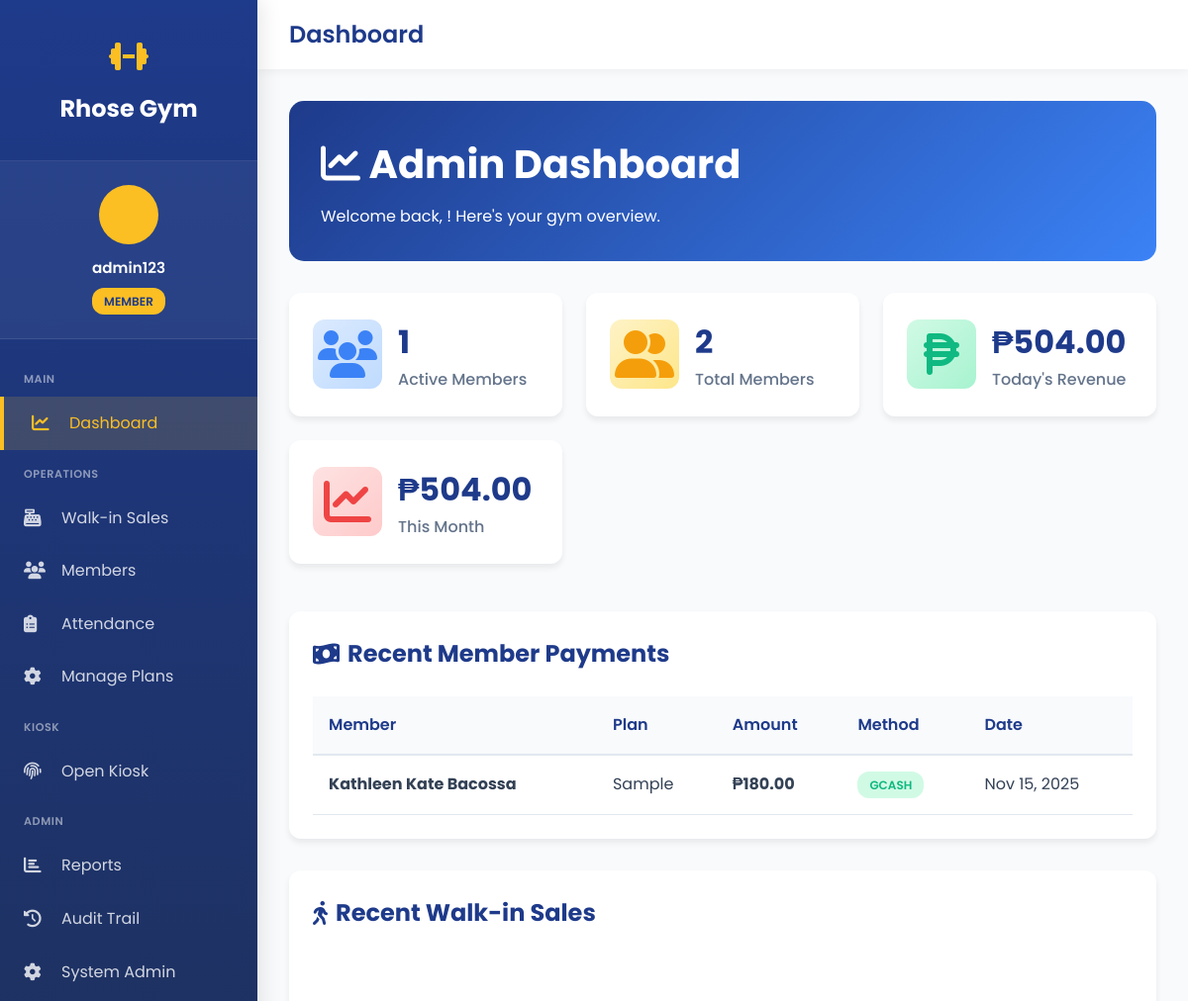
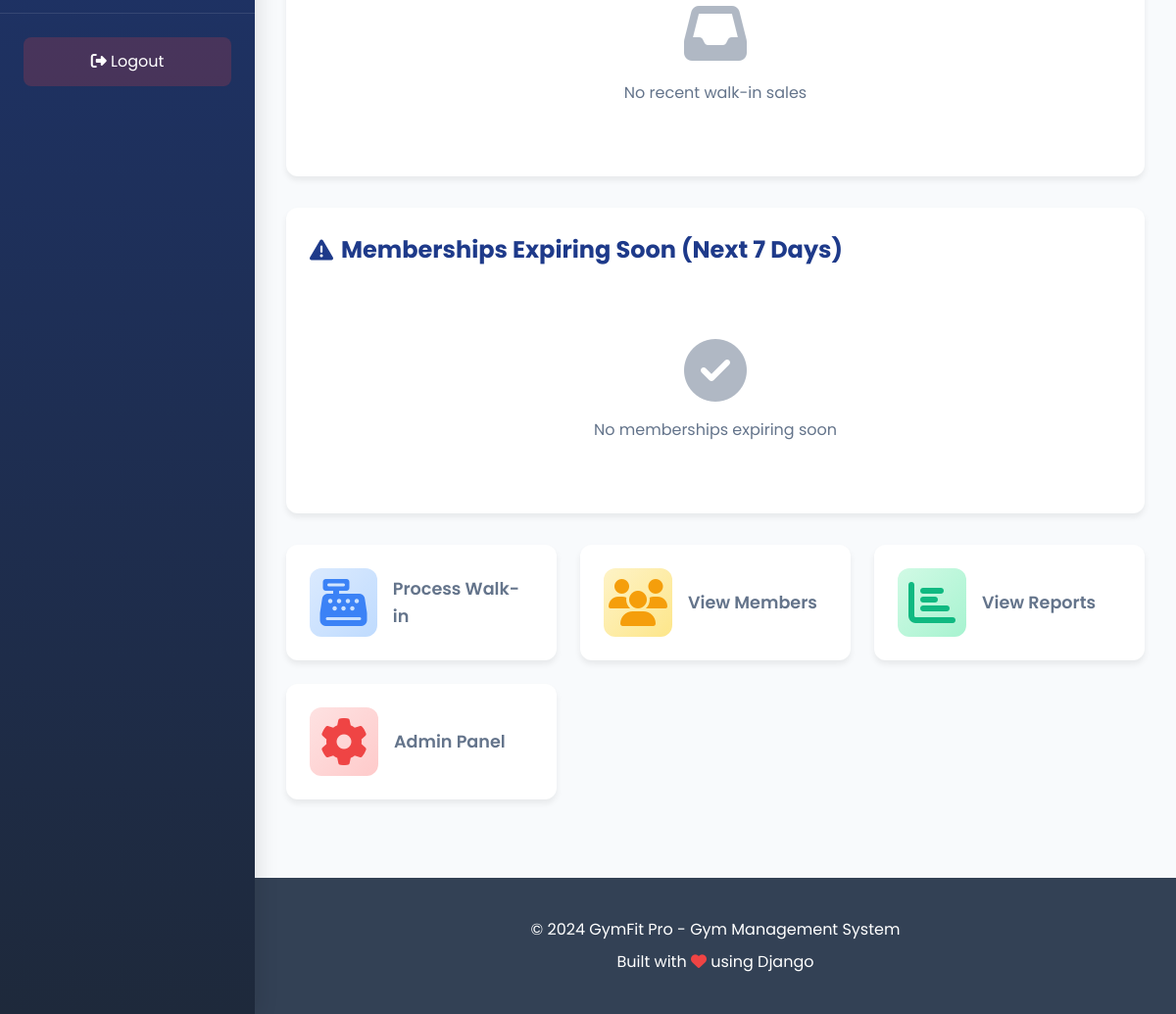
The page /dashboard/ (signed in) on the database its author committed (2 pictures, top to bottom).
### gym_app/models.py (models this page shows, shortened)
class User(AbstractUser):
    ROLE_CHOICES = [
        ('admin', 'Admin'),
        ('staff', 'Staff'),
        ('member', 'Member'),
    ]
    role = models.CharField(max_length=10, choices=ROLE_CHOICES, default='member')
    mobile_no = models.CharField(max_length=20, blank=True, null=True)
    address = models.TextField(blank=True, null=True)
    birthdate = models.DateField(blank=True, null=True)
    age = models.IntegerField(blank=True, null=True)
    kiosk_pin = models.CharField(
        max_length=6,
        blank=True,
        null=True,
        unique=True,
        help_text="6-digit PIN for kiosk check-in/out",
        verbose_name="Kiosk PIN"
    )
    created_at = models.DateTimeField(auto_now_add=True)
    updated_at = models.DateTimeField(auto_now=True)
    class Meta:
        db_table = 'users'
        verbose_name = 'User'
        verbose_name_plural = 'Users'
    def is_admin(self):
        return self.role == 'admin' or self.is_superuser

class Payment(models.Model):
    PAYMENT_METHOD_CHOICES = [
        ('cash', 'Cash'),
        ('gcash', 'GCash'),
        ('card', 'Card'),
    ]
    user = models.ForeignKey(User, on_delete=models.CASCADE, related_name='payments')
    membership = models.ForeignKey(UserMembership, on_delete=models.CASCADE, related_name='payments')
    amount = models.DecimalField(max_digits=10, decimal_places=2)
    method = models.CharField(max_length=10, choices=PAYMENT_METHOD_CHOICES)
    payment_date = models.DateTimeField(default=timezone.now)
    reference_no = models.CharField(max_length=50, blank=True, null=True)
    notes = models.TextField(blank=True, null=True)
    created_at = models.DateTimeField(auto_now_add=True)
    updated_at = models.DateTimeField(auto_now=True)
    class Meta:
        db_table = 'payments'
        verbose_name = 'Payment'
        verbose_name_plural = 'Payments'
        ordering = ['-payment_date']

class UserMembership(models.Model):
    STATUS_CHOICES = [
        ('active', 'Active'),
        ('expired', 'Expired'),
        ('cancelled', 'Cancelled'),
    ]
    user = models.ForeignKey(User, on_delete=models.CASCADE, related_name='memberships')
    plan = models.ForeignKey(MembershipPlan, on_delete=models.PROTECT, related_name='subscriptions')
    start_date = models.DateField()
    end_date = models.DateField()
    status = models.CharField(max_length=10, choices=STATUS_CHOICES, default='active')
    created_at = models.DateTimeField(auto_now_add=True)
    updated_at = models.DateTimeField(auto_now=True)
    class Meta:
        db_table = 'user_memberships'
        verbose_name = 'User Membership'
        verbose_name_plural = 'User Memberships'
        ordering = ['-start_date']

class MembershipPlan(models.Model):
    name = models.CharField(max_length=100)
    duration_days = models.IntegerField(help_text="Duration in days")
    price = models.DecimalField(max_digits=10, decimal_places=2)
    description = models.TextField(blank=True, null=True)
    is_active = models.BooleanField(default=True)
    created_at = models.DateTimeField(auto_now_add=True)
    updated_at = models.DateTimeField(auto_now=True)
    class Meta:
        db_table = 'membership_plans'
        verbose_name = 'Membership Plan'
        verbose_name_plural = 'Membership Plans'
        ordering = ['price']

### gym_app/views.py (the view)
# urls.py: path('dashboard/', views.dashboard, name='dashboard'),
@login_required
def dashboard(request):
    user = request.user
    if user.is_admin():
        return admin_dashboard(request)
    elif user.role == 'staff':
        return staff_dashboard(request)
    else:
        return member_dashboard(request)

### templates/gym_app/dashboard_admin.html (shortened to what this page needs)
{% extends 'gym_app/base_sidebar.html' %}
{% block content %}
{% load static %}
<link rel="stylesheet" href="{% static 'gym_app/css/pages/dashboard_admin.css' %}">
<div class="dashboard-header">
    <h1><i class="fas fa-chart-line"></i> Admin Dashboard</h1>
    <p>Welcome back, {{ user.get_full_name }}! Here's your gym overview.</p>
</div>
<div class="stats-grid">
    <div class="stat-card">
        <div class="stat-icon blue">
            <i class="fas fa-users"></i>
        </div>
        <div class="stat-info">
            <h3>{{ active_memberships }}</h3>
            <p>Active Members</p>
        </div>
    </div>
    <div class="stat-card">
        <div class="stat-icon gold">
            <i class="fas fa-user-friends"></i>
        </div>
        <div class="stat-info">
            <h3>{{ total_members }}</h3>
            <p>Total Members</p>
        </div>
    </div>
    <div class="stat-card">
        <div class="stat-icon green">
            <i class="fas fa-peso-sign"></i>
        </div>
        <div class="stat-info">
            <h3>₱{{ today_revenue|floatformat:2 }}</h3>
            <p>Today's Revenue</p>
        </div>
    </div>
    <div class="stat-card">
        <div class="stat-icon red">
            <i class="fas fa-chart-line"></i>
        </div>
        <div class="stat-info">
            <h3>₱{{ month_revenue|floatformat:2 }}</h3>
            <p>This Month</p>
        </div>
    </div>
</div>
<div class="table-container">
    <h2 class="section-title">
        <i class="fas fa-money-bill-wave"></i>
        Recent Member Payments
    </h2>
    {% if recent_payments %}
    <table>
        <thead>
            <tr>
                <th>Member</th>
                <th>Plan</th>
                <th>Amount</th>
                <th>Method</th>
                <th>Date</th>
            </tr>
        </thead>
        <tbody>
            {% for payment in recent_payments %}
            <tr>
                <td><strong>{{ payment.user.get_full_name }}</strong></td>
                <td>{{ payment.membership.plan.name }}</td>
                <td><strong>₱{{ payment.amount }}</strong></td>
                <td><span class="badge badge-active">{{ payment.method|upper }}</span></td>
                <td>{{ payment.payment_date|date:"M d, Y" }}</td>
            </tr>
            {% endfor %}
        </tbody>
    </table>
    {% else %}
    <div class="empty-state">
        <i class="fas fa-inbox"></i>
        <p>No recent payments</p>
    </div>
    {% endif %}
</div>
<div class="table-container">
    <h2 class="section-title">
        <i class="fas fa-walking"></i>
        Recent Walk-in Sales
    </h2>
    {% if recent_walkins %}
    <table>
        <thead>
            <tr>
                <th>Customer</th>
                <th>Pass Type</th>
                <th>Amount</th>
                <th>Method</th>
                <th>Date</th>
            </tr>
        </thead>
        <tbody>
            {% for walkin in recent_walkins %}
            <tr>
                <td><strong>{{ walkin.customer_name|default:"Anonymous" }}</strong></td>
                <td>{{ walkin.pass_type.name }}</td>
                <td><strong>₱{{ walkin.amount }}</strong></td>
                <td><span class="badge badge-active">{{ walkin.method|upper }}</span></td>
                <td>{{ walkin.payment_date|date:"M d, Y" }}</td>
            </tr>
            {% endfor %}
        </tbody>
    </table>
    {% else %}
    <div class="empty-state">
        <i class="fas fa-inbox"></i>
        <p>No recent walk-in sales</p>
    </div>
    {% endif %}
</div>
<div class="table-container">
    <h2 class="section-title">
        <i class="fas fa-exclamation-triangle"></i>
        Memberships Expiring Soon (Next 7 Days)
    </h2>
    {% if expiring_soon %}
    <table>
        <thead>
            <tr>
                <th>Member</th>
                <th>Plan</th>
                <th>End Date</th>
                <th>Days Left</th>
                <th>Contact</th>
            </tr>
        </thead>
        <tbody>
            {% for membership in expiring_soon %}
            <tr>
                <td><strong>{{ membership.user.get_full_name }}</strong></td>
                <td>{{ membership.plan.name }}</td>
                <td>{{ membership.end_date|date:"M d, Y" }}</td>
                <td><span class="badge badge-warning">{{ membership.days_remaining }} days</span></td>
                <td>{{ membership.user.mobile_no|default:"N/A" }}</td>
            </tr>
            {% endfor %}
        </tbody>
    </table>
    {% else %}
    <div class="empty-state">
        <i class="fas fa-check-circle"></i>
        <p>No memberships expiring soon</p>
    </div>
    {% endif %}
</div>
<div class="stats-grid">
    <a href="{% url 'walkin_purchase' %}" class="stat-card" style="text-decoration: none; color: inherit;">
        <div class="stat-icon blue">
            <i class="fas fa-cash-register"></i>
        </div>
        <div class="stat-info">
            <p style="margin: 0; font-size: 1.1rem; font-weight: 600;">Process Walk-in</p>
        </div>
    </a>
    <a href="{% url 'members_list' %}" class="stat-card" style="text-decoration: none; color: inherit;">
        <div class="stat-icon gold">
            <i class="fas fa-users"></i>
        </div>
        <div class="stat-info">
            <p style="margin: 0; font-size: 1.1rem; font-weight: 600;">View Members</p>
        </div>
    </a>
    <a href="{% url 'reports' %}" class="stat-card" style="text-decoration: none; color: inherit;">
        <div class="stat-icon green">
            <i class="fas fa-chart-bar"></i>
        </div>
        <div class="stat-info">
            <p style="margin: 0; font-size: 1.1rem; font-weight: 600;">View Reports</p>
        </div>
    </a>
    <a href="/admin/" class="stat-card" style="text-decoration: none; color: inherit;">
        <div class="stat-icon red">
            <i class="fas fa-cog"></i>
        </div>
        <div class="stat-info">
            <p style="margin: 0; font-size: 1.1rem; font-weight: 600;">Admin Panel</p>
        </div>
    </a>
</div>
{% endblock %}

### templates/gym_app/base_sidebar.html (shortened to what this page needs)
<!DOCTYPE html>
<html lang="en">
<head>
    <link rel="stylesheet" href="https://cdnjs.cloudflare.com/ajax/libs/font-awesome/6.4.0/css/all.min.css">
</head>
<body class="has-sidebar">
    <aside class="sidebar" id="sidebar">
        <div class="sidebar-header">
            <div class="sidebar-logo">
                <i class="fas fa-dumbbell"></i>
            </div>
            <a href="{% url 'home' %}" class="sidebar-brand">Rhose Gym</a>
        </div>
        <div class="sidebar-user">
            <div class="sidebar-user-avatar">
            </div>
            <div class="sidebar-user-name">{{ user.get_full_name|default:user.username }}</div>
            <div style="text-align: center; margin-top: 0.5rem;">
                <span class="sidebar-user-role">{{ user.role }}</span>
            </div>
        </div>
            <nav class="sidebar-menu">
            <div class="sidebar-section">Main</div>
            <a href="{% url 'dashboard' %}" {% if request.path == '/dashboard/' %}class="active"{% endif %}>
                <i class="fas fa-chart-line"></i>
                <span>Dashboard</span>
            </a>
            <div class="sidebar-section">Operations</div>
            <a href="{% url 'walkin_purchase' %}" {% if 'walkin' in request.path %}class="active"{% endif %}>
                <i class="fas fa-cash-register"></i>
                <span>Walk-in Sales</span>
            </a>
            <a href="{% url 'members_list' %}" {% if 'members' in request.path %}class="active"{% endif %}>
                <i class="fas fa-users"></i>
                <span>Members</span>
            </a>
            <a href="{% url 'attendance_report' %}" {% if 'attendance' in request.path %}class="active"{% endif %}>
                <i class="fas fa-clipboard-list"></i>
                <span>Attendance</span>
            </a>
            <a href="{% url 'manage_plans' %}" {% if 'manage-plans' in request.path %}class="active"{% endif %}>
                <i class="fas fa-cog"></i>
                <span>Manage Plans</span>
            </a>
            <div class="sidebar-section">Kiosk</div>
            <a href="{% url 'kiosk_login' %}" target="_blank">
                <i class="fas fa-fingerprint"></i>
                <span>Open Kiosk</span>
            </a>
            {% if user.is_admin %}
            <div class="sidebar-section">Admin</div>
            <a href="{% url 'reports' %}" {% if 'reports' in request.path %}class="active"{% endif %}>
                <i class="fas fa-chart-bar"></i>
                <span>Reports</span>
            </a>
            <a href="{% url 'audit_trail' %}" {% if 'audit' in request.path %}class="active"{% endif %}>
                <i class="fas fa-history"></i>
                <span>Audit Trail</span>
            </a>
            <a href="/admin/" target="_blank">
                <i class="fas fa-cog"></i>
                <span>System Admin</span>
            </a>
            {% endif %}
        </nav>
        <div class="sidebar-footer">
            <a href="{% url 'logout' %}">
                <i class="fas fa-sign-out-alt"></i> Logout
            </a>
        </div>
    </aside>
    <div class="main-wrapper">
        <div class="top-navbar">
            <div class="top-navbar-left">
                <h1>{% block page_title %}Dashboard{% endblock %}</h1>
            </div>
        </div>
        <main class="main-content">
            {% block content %}{% endblock %}
        </main>
        <footer class="footer">
            <div class="container">
                <p>&copy; 2024 GymFit Pro - Gym Management System</p>
                <p>Built with <i class="fas fa-heart" style="color: var(--danger);"></i> using Django</p>
            </div>
        </footer>
    </div>
</body>
</html>

### gym_app/static/gym_app/css/pages/dashboard_admin.css (style rules this page uses)
.dashboard-header { background: linear-gradient(135deg, var(--primary-blue) 0%, var(--secondary-blue) 100%); color: var(--white); padding: 2rem; border-radius: 15px; margin-bottom: 2rem; }
.dashboard-header h1 { font-size: 2.5rem; margin-bottom: 0.5rem; }
.stats-grid { display: grid; grid-template-columns: repeat(auto-fit, minmax(250px, 1fr)); gap: 1.5rem; margin-bottom: 3rem; }
.stat-card { background: var(--white); padding: 1.5rem; border-radius: 12px; box-shadow: 0 4px 6px rgba(0, 0, 0, 0.07); display: flex; align-items: center; gap: 1rem; transition: transform 0.3s; }
.stat-icon { font-size: 3rem; width: 70px; height: 70px; display: flex; align-items: center; justify-content: center; border-radius: 12px; }
.stat-icon.blue { background: linear-gradient(135deg, #dbeafe 0%, #bfdbfe 100%); color: var(--secondary-blue); }
.stat-icon.gold { background: linear-gradient(135deg, #fef3c7 0%, #fde68a 100%); color: var(--dark-gold); }
.stat-icon.green { background: linear-gradient(135deg, #d1fae5 0%, #a7f3d0 100%); color: var(--success); }
.stat-icon.red { background: linear-gradient(135deg, #fee2e2 0%, #fecaca 100%); color: var(--danger); }
.stat-info h3 { font-size: 2rem; font-weight: 700; color: var(--primary-blue); margin: 0; }
.stat-info p { color: var(--gray); margin: 0; font-weight: 500; }
.section-title { font-size: 1.5rem; font-weight: 700; color: var(--primary-blue); margin-bottom: 1.5rem; display: flex; align-items: center; gap: 0.5rem; }
.table-container { background: var(--white); border-radius: 12px; padding: 1.5rem; box-shadow: 0 4px 6px rgba(0, 0, 0, 0.07); margin-bottom: 2rem; overflow-x: auto; }
table { width: 100%; border-collapse: collapse; }
table thead { background-color: var(--light-bg); }
table th { padding: 1rem; text-align: left; font-weight: 600; color: var(--primary-blue); border-bottom: 2px solid #e2e8f0; }
table td { padding: 1rem; border-bottom: 1px solid #e2e8f0; color: var(--dark-gray); }
.badge { display: inline-block; padding: 0.25rem 0.75rem; border-radius: 12px; font-size: 0.75rem; font-weight: 600; text-transform: uppercase; }
.badge-active { background-color: #d1fae5; color: var(--success); }
.empty-state { text-align: center; padding: 3rem; color: var(--gray); }
.empty-state i { font-size: 4rem; margin-bottom: 1rem; opacity: 0.5; }

### rows shown on the page
User: get_full_name "admin123", role "MEMBER"
Payment: user.get_full_name "Kathleen Kate Bacossa", membership.plan.name "Sample", amount "180.00", method "GCASH", payment_date "Nov 15, 2025"

### other values the page prints
{{ active_memberships }} "1"
{{ total_members }} "2"
{{ today_revenue|floatformat:2 }} "504.00"
{{ month_revenue|floatformat:2 }} "504.00"
